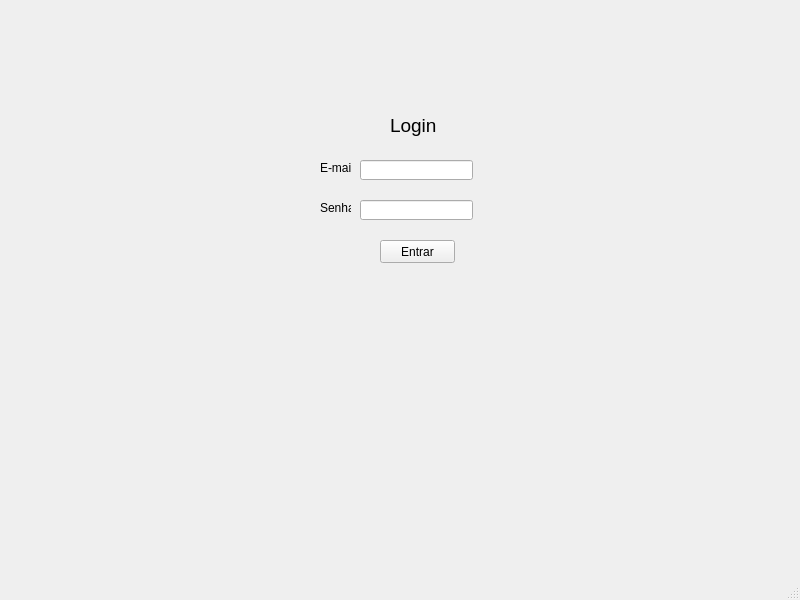
<?xml version="1.0" encoding="UTF-8"?>
<ui version="4.0">
 <class>MainWindow</class>
 <widget class="QMainWindow" name="MainWindow">
  <property name="geometry">
   <rect>
    <x>0</x>
    <y>0</y>
    <width>800</width>
    <height>600</height>
   </rect>
  </property>
  <property name="windowTitle">
   <string>MainWindow</string>
  </property>
  <widget class="QWidget" name="centralwidget">
   <widget class="QLabel" name="label_email">
    <property name="geometry">
     <rect>
      <x>320</x>
      <y>160</y>
      <width>31</width>
      <height>16</height>
     </rect>
    </property>
    <property name="text">
     <string>E-mail</string>
    </property>
   </widget>
   <widget class="QLabel" name="label_senha">
    <property name="geometry">
     <rect>
      <x>320</x>
      <y>200</y>
      <width>31</width>
      <height>16</height>
     </rect>
    </property>
    <property name="text">
     <string>Senha</string>
    </property>
   </widget>
   <widget class="QPushButton" name="Button_login">
    <property name="geometry">
     <rect>
      <x>380</x>
      <y>240</y>
      <width>75</width>
      <height>23</height>
     </rect>
    </property>
    <property name="text">
     <string>Entrar</string>
    </property>
   </widget>
   <widget class="QLineEdit" name="line_Email">
    <property name="geometry">
     <rect>
      <x>360</x>
      <y>160</y>
      <width>113</width>
      <height>20</height>
     </rect>
    </property>
   </widget>
   <widget class="QLineEdit" name="line_Senha">
    <property name="geometry">
     <rect>
      <x>360</x>
      <y>200</y>
      <width>113</width>
      <height>20</height>
     </rect>
    </property>
   </widget>
   <widget class="QLabel" name="label_login">
    <property name="geometry">
     <rect>
      <x>390</x>
      <y>100</y>
      <width>71</width>
      <height>51</height>
     </rect>
    </property>
    <property name="font">
     <font>
      <family>Segoe UI</family>
      <pointsize>14</pointsize>
     </font>
    </property>
    <property name="text">
     <string>Login</string>
    </property>
   </widget>
  </widget>
  <widget class="QMenuBar" name="menubar">
   <property name="geometry">
    <rect>
     <x>0</x>
     <y>0</y>
     <width>800</width>
     <height>21</height>
    </rect>
   </property>
  </widget>
  <widget class="QStatusBar" name="statusbar"/>
 </widget>
 <resources/>
 <connections/>
</ui>
